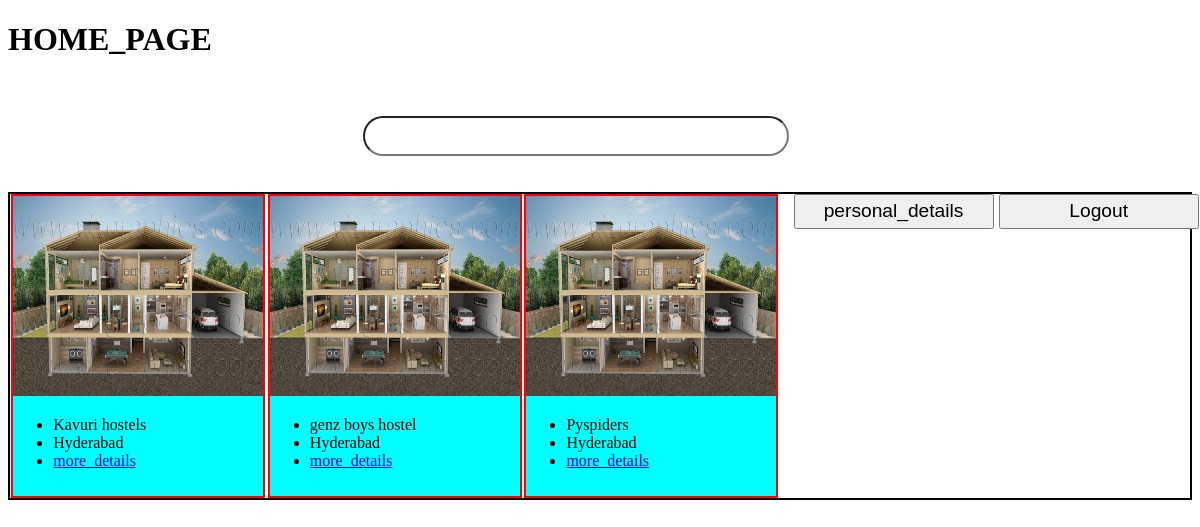
Page /Customer/home/ (signed in) on the committed database.
### Owner/models.py (models this page shows, shortened)
class hostel_details_model(models.Model):
    hostel_id=models.AutoField(primary_key=True)
    hostel_name=models.CharField(max_length=20,unique=True)
    address=models.TextField(max_length=100)
    GST=models.CharField(max_length=15,unique=True)
    license=models.CharField(max_length=20,unique=True)
    type_of_hostel=models.CharField(max_length=10,choices=[['Male','Male'],['Female','Female'],['Co_living','Co_living']])
    hostel_owner_name=models.CharField(max_length=30)
    owner_id=models.PositiveIntegerField()
    owner_phone_no=models.PositiveBigIntegerField(unique=True)
    owner_email=models.EmailField(unique=True)
    location=models.CharField(max_length=50,default='Hyderabad')
    image=models.ImageField(upload_to='hostels/')

### Customer/views.py (the view)
@login_required(login_url='/Customer/customer_login')
def home_view(request):
    res=hostel_details_model.objects.all()
    return render(request=request,template_name='home.html',context={'hostels':res})

### Customer/Templates/home.html (shortened to what this page needs)
<!DOCTYPE html>
<html lang="en">
<head>
    {% load static %}
    <link rel="stylesheet" href="{% static 'css/home.css' %}">
</head>
<body>
    <div class="user">
        <div id="home"><h1>HOME_PAGE</h1></div>
        <br><br>
        <div id="search">
            <input type="search" name="search" id="search" >
        </div>
        <br><br>
<div id="card">
    {% for i in hostels %}
    <div class="sub_cards">
        <a href="{% url 'customer:hostel_detail' pk=i.hostel_id %}"><img src="{{i.image.url}}" alt="" class="image" height="75" width="75"></a>
        <ul>
            <li>{{i.hostel_name}}</li>
            <li>{{i.location}}</li>
            <li><a href="{%}">more_details</a></li>
        </ul>
    </div>
    {% endfor %}
<br><br>
    <a href=""><button>personal_details</button></a>
    <br><br>
    <a href="{% url 'customer:logout' %}"><button>Logout</button></a>
</div>
</body>
</html>

### Customer/static/css/home.css (style rules this page uses)
#search { width: 60%; padding-left: 30%; height: 40px; border-radius: 4lvb ; }
button { height: 35px; width: 200px; font-size: larger; margin-left: 5%; }
#card { border: 2px solid black; height: 50%; display: flex; justify-content: space-around; }
.sub_cards { border: 2px solid red; height: 300px; width: 250px; background-color: aqua; }
.image { height: 200px; width: 250px; }

### rows in the picture
hostel_details_model: image (picture), hostel_name "Kavuri hostels", location "Hyderabad"
hostel_details_model: image (picture), hostel_name "genz boys hostel", location "Hyderabad"
hostel_details_model: image (picture), hostel_name "Pyspiders", location "Hyderabad"
